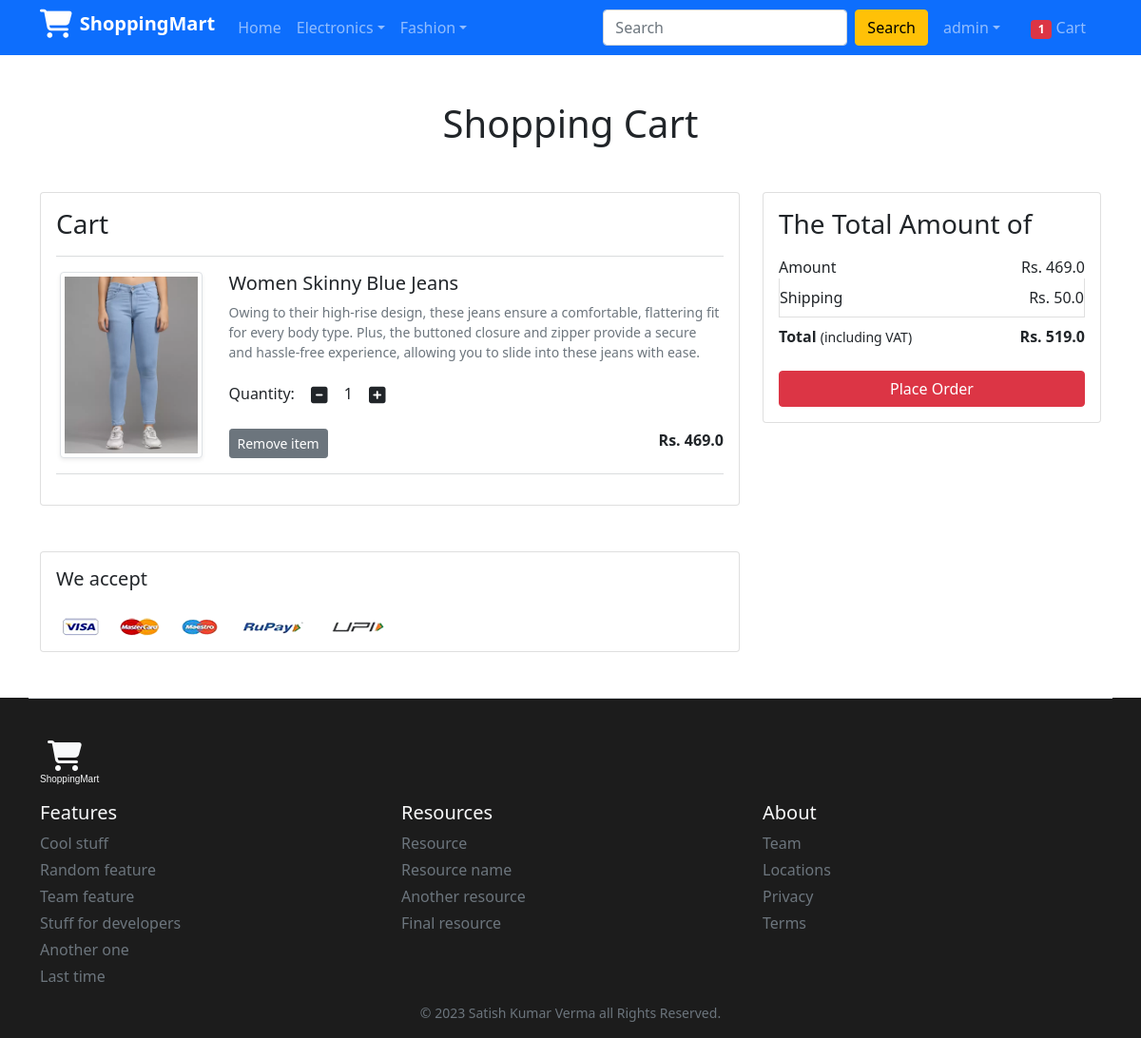
The app's page /show_to_cart/ (signed in) with its own data.
### app_version1/models.py (models this page shows, shortened)
class Cart(models.Model):
    user = models.ForeignKey(User, on_delete=models.CASCADE)
    product = models.ForeignKey(Product, on_delete=models.CASCADE)
    quantity = models.PositiveIntegerField(default=1)

class Product(models.Model):
    title = models.CharField(max_length=200)
    selling_price = models.FloatField()
    discounted_price = models.FloatField()
    discription = models.TextField(blank=True, null=True)
    brand = models.CharField(max_length=200)
    category = models.CharField(choices=CATEGORY_CHOICES, max_length=10)
    product_image = models.ImageField(upload_to='productimg')

### app_version1/views.py (the view)
# urls.py: path('show_to_cart/', views.show_to_cart, name='show-to-cart'),
@login_required
def show_to_cart(request):
    totalitem = 0
    if request.user.is_authenticated:
        totalitem = len(Cart.objects.filter(user=request.user))
        user = request.user
        cart = Cart.objects.filter(user=user)
        amount = 0.0
        Shipping = 50.0
        total_amount = 0.0
        cart_product = [p for p in Cart.objects.all() if p.user == user ]
        if cart_product:
            for p in cart_product:
                tempamount = (p.quantity * p.product.discounted_price)
                amount += tempamount
                total_amount = amount + Shipping
        context={
            'cart': cart,
            'amount': amount,
            'Shipping': Shipping,
            'total_amount': total_amount,
            'totalitem': totalitem,
        }
        return render(request, 'app/addtocart.html', context)

### app_version1/templates/app/addtocart.html (shortened to what this page needs)
{% extends 'app/base.html' %}
{% load static %}
{% block content %}
  <div class="container my-5">
    <div class="row">
      <h1 class="text-center mb-5">Shopping Cart</h1>
      <div class="col-sm-8">
        <div class="card">
          <div class="card-body">
            <h3>Cart</h3>
            <hr class="text-muted" />
            {% for p in cart %}
              <div class="row">
                <div class="col-sm-3 text-center align-self-center">
                  <img src="{{ p.product.product_image.url }}" alt="" srcset="" class="img-fluid img-thumbnail shadow-sm" height="150" width="150" />
                </div>
                <div class="col-sm-9">
                  <div>
                    <h5>{{ p.product.title }}</h5>
                    <p class="mb-2 text-muted small">{{ p.product.discription }}</p>
                    <div class="my-3">
                      <label for="quantity">Quantity:</label>
                      <a class="minus-cart btn" pid='{{p.product.id}}'><i class="fas fa-minus-square fa-lg"></i></a>
                      <span id="quantity">{{ p.quantity }}</span>
                      <a class="plus-cart btn" pid='{{p.product.id}}'><i class="fas fa-plus-square fa-lg"></i></a>
                    </div>
                    <div class="d-flex justify-content-between">
                      <a pid='{{p.product.id}}' class="btn btn-sm btn-secondary mr-3 remove-cart">Remove item</a>
                      <p class="mb-0">
                        <span><strong>Rs. {{ p.product.discounted_price }}</strong></span>
                      </p>
                    </div>
                  </div>
                </div>
              </div>
              <hr class="text-muted" />
              {% empty %}
              <div class="container text-center">
              <h3 class="my-4">No Product Found</h3>
              <img src="{% static '/app/images/emptycart.png' %}" alt="Img" width="200px" height="200px" class="text-center">
            </div>
            {% endfor %}
          </div>
        </div>
      </div>
      <div class="col-sm-4">
        <div class="card">
          <div class="card-body">
            <h3>The Total Amount of</h3>
            <ul class="list-group">
              <li class="list-group-item d-flex justify-content-between align-items-center border-0 px-0 pb-0">
                Amount<span>Rs. <span id="amount">{{amount}}</span></span>
              </li>
              <li class="list-group-item d-flex justify-content-between align-items-center px-0">
                Shipping<span>Rs. {{Shipping}}</span>
              </li>
              <li class="list-group-item d-flex justify-content-between align-items-center border-0 px-0 mb-3">
                <div>
                  <strong>Total</strong> <small>(including VAT)</small>
                </div>
                <span><strong>Rs. <span id="total_amount">{{total_amount}}</span></strong></span>
              </li>
            </ul>
            <div class="d-grid">
              <a href="{% url 'checkout' %}" class="btn btn-danger">Place Order</a>
            </div>
          </div>
        </div>
      </div>
    </div>
  </div>
  <div class="container">
    <div class="row">
      <div class="col-sm-8">
        <div class="card">
          <div class="card-body">
            <h5 class="mb-4">We accept</h5>
            <img src="{% static 'app/images/payment.png' %}" alt="" class="img-fluid" />
          </div>
        </div>
      </div>
    </div>
  </div>
{% endblock %}

### app_version1/templates/app/base.html (shortened to what this page needs)
<!DOCTYPE html>
{% load static %}
<html lang="en">
  <head>
    <link href="https://cdn.jsdelivr.net/npm/bootstrap@5.0.2/dist/css/bootstrap.min.css" rel="stylesheet" />
    <link rel="stylesheet" href="https://cdnjs.cloudflare.com/ajax/libs/OwlCarousel2/2.3.4/assets/owl.carousel.min.css" />
    <link rel="stylesheet" href="https://cdnjs.cloudflare.com/ajax/libs/OwlCarousel2/2.3.4/assets/owl.theme.default.min.css" />
    <link rel="stylesheet" href="https://cdnjs.cloudflare.com/ajax/libs/font-awesome/6.5.1/css/all.min.css" />
    <link rel="stylesheet" href="{% static 'app/css/style.css' %}" />
  </head>
  <body>
    {% block navbar %}
      <nav class="navbar navbar-expand-lg navbar-dark bg-primary">
        <div class="container">
          <a class="navbar-brand h1" href="/"><i class="fa-solid fa-cart-shopping fa-xl pe-2"></i><b>ShoppingMart</b></a>
          <div class="collapse navbar-collapse" id="navbarSupportedContent">
            <ul class="navbar-nav me-auto mb-2 mb-lg-0">
              <li class="nav-item">
                <a class="nav-link {% if request.path == '/' %} active {% endif %}" aria-current="page" href="/">Home</a>
              </li>
              <li class="nav-item dropdown">
                <a class="nav-link dropdown-toggle {{active}}" href="#" id="electronicsDropdown" role="button" data-bs-toggle="dropdown" aria-expanded="false">Electronics</a>
              </li>
              <li class="nav-item dropdown">
                <a class="nav-link dropdown-toggle {{active1}}" href="#" id="fashionDropdown" role="button" data-bs-toggle="dropdown" aria-expanded="false">Fashion</a>
              </li>
            </ul>
            <form class="d-flex" method='GET' action="{% url "search" %}">
              <input class="form-control me-2" type="search" placeholder="Search" name="find" aria-label="Search" />
              <button class="btn btn-warning" type="submit">Search</button>
            </form>
            <div>
              <ul class="navbar-nav me-auto mb-2 mb-lg-0">
                {% if request.user.is_authenticated %}
                  <li class="nav-item dropdown mx-2">
                    <a class="nav-link dropdown-toggle " href="#" id="profileDropdown" role="button" data-bs-toggle="dropdown" aria-expanded="false">{{ user.username }}</a>
                  </li>
                  <li class="nav-item mx-2">
                    <a href="{% url 'show-to-cart' %}" class="nav-link {% if request.path == '/cart/' %} active {% endif %}"><span class="badge bg-danger">{{totalitem}}</span> Cart</a>
                  </li>
                {% endif %}
              </ul>
            </div>
          </div>
        </div>
      </nav>
    {% endblock %}
    {% block content %}{% endblock %}
    {% block footer %}
    <div class="container-fluid" style="background-color: #1c1c1c;">
      <footer class="pt-4 mt-md-5 pt-md-5 border-top container text-light">
        <div class="row">
          <div class="col-12 col-md">
            <i class="fa-solid fa-cart-shopping fa-2xl mb-3 ps-2"></i>
            <p style="font-size: 10px; font-family: 'Franklin Gothic Medium', 'Arial Narrow', Arial, sans-serif;">ShoppingMart</p>
          </div>
          <div class="col-4 col-md">
            <h5>Features</h5>
            <ul class="list-unstyled text-small">
              <li class="mb-1"><a class="link-secondary text-decoration-none" href="#">Cool stuff</a></li>
              <li class="mb-1"><a class="link-secondary text-decoration-none" href="#">Random feature</a></li>
              <li class="mb-1"><a class="link-secondary text-decoration-none" href="#">Team feature</a></li>
              <li class="mb-1"><a class="link-secondary text-decoration-none" href="#">Stuff for developers</a></li>
              <li class="mb-1"><a class="link-secondary text-decoration-none" href="#">Another one</a></li>
              <li class="mb-1"><a class="link-secondary text-decoration-none" href="#">Last time</a></li>
            </ul>
          </div>
          <div class="col-4 col-md">
            <h5>Resources</h5>
            <ul class="list-unstyled text-small">
              <li class="mb-1"><a class="link-secondary text-decoration-none" href="#">Resource</a></li>
              <li class="mb-1"><a class="link-secondary text-decoration-none" href="#">Resource name</a></li>
              <li class="mb-1"><a class="link-secondary text-decoration-none" href="#">Another resource</a></li>
              <li class="mb-1"><a class="link-secondary text-decoration-none" href="#">Final resource</a></li>
            </ul>
          </div>
          <div class="col-4 col-md">
            <h5>About</h5>
            <ul class="list-unstyled text-small">
              <li class="mb-1"><a class="link-secondary text-decoration-none" href="#">Team</a></li>
              <li class="mb-1"><a class="link-secondary text-decoration-none" href="#">Locations</a></li>
              <li class="mb-1"><a class="link-secondary text-decoration-none" href="#">Privacy</a></li>
              <li class="mb-1"><a class="link-secondary text-decoration-none" href="#">Terms</a></li>
            </ul>
          </div>
          <div class="col-12 col-md">
            <small class="d-block mb-3 text-muted text-center">&copy; 2023 Satish Kumar Verma all Rights Reserved.</small>
          </div>
        </div>
      </footer>
  </div>
    {% endblock %}
  </body>
</html>

### records on screen
Cart: product.product_image (picture), product "Women Skinny Blue Jeans", product.discription "Owing to their high-rise design, these jeans ensure a comfortable, flattering fit for every body type. Plus, the buttoned closure and zipper provide a secure and hassle-free experience, allowing you to slide into these jeans with ease.", quantity "1", product.discounted_price "469.0"

### other values on screen
{{ user.username }} "admin"
{{ totalitem }} "1"
{{ amount }} "469.0"
{{ Shipping }} "50.0"
{{ total_amount }} "519.0"
